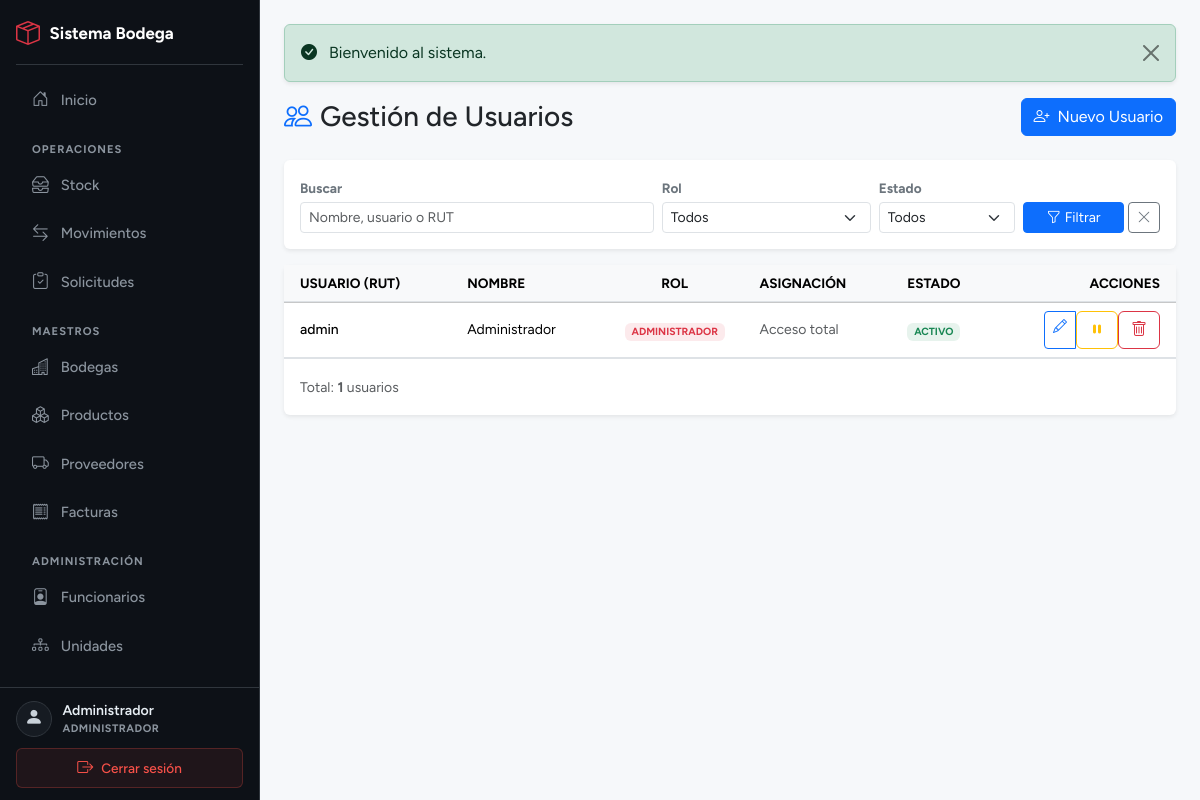
The page /modulos/usuarios/usuarios_lista.php (signed in) on the database its author committed.
### tables this page shows
CREATE TABLE usuarios (
    id             INT UNSIGNED AUTO_INCREMENT PRIMARY KEY,
    id_funcionario INT UNSIGNED NULL,
    nombre         VARCHAR(150) NOT NULL,
    email          VARCHAR(150) NULL,
    usuario        VARCHAR(80)  NOT NULL,
    clave_hash     VARCHAR(255) NOT NULL,
    rol            ENUM('admin','bodega','solicitante') NOT NULL,
    id_bodega      INT UNSIGNED NULL,
    id_unidad      INT UNSIGNED NULL,
    estado         TINYINT(1)   NOT NULL DEFAULT 1,
    created_at     DATETIME     NOT NULL DEFAULT CURRENT_TIMESTAMP,
    UNIQUE KEY uq_usuarios_usuario (usuario),
    KEY idx_usuarios_funcionario (id_funcionario),
    KEY idx_usuarios_bodega (id_bodega),
    KEY idx_usuarios_unidad (id_unidad),
    CONSTRAINT fk_usuarios_funcionario FOREIGN KEY (id_funcionario) REFERENCES funcionarios (id) ON DELETE SET NULL,
    CONSTRAINT fk_usuarios_bodega FOREIGN KEY (id_bodega) REFERENCES bodegas (id) ON DELETE SET NULL,
    CONSTRAINT fk_usuarios_unidad FOREIGN KEY (id_unidad) REFERENCES unidades_organizacionales (id) ON DELETE SET NULL
);

### modulos/usuarios/usuarios_lista.php (the view, shortened to what the rows shown need)
<?php
require_once __DIR__ . '/../../inc/db.php';
require_once __DIR__ . '/../../inc/auth.php';
require_once __DIR__ . '/../../inc/functions.php';
$where  = array("1=1");
$params = array();
$whereSql = implode(' AND ', $where);
$sql = "SELECT u.id, u.nombre, u.usuario, u.rol, u.estado,
               f.rut AS funcionario_rut,
               b.nombre AS bodega_nombre,
               un.nombre AS unidad_nombre
        FROM usuarios u
        LEFT JOIN funcionarios f           ON f.id  = u.id_funcionario
        LEFT JOIN bodegas b                ON b.id  = u.id_bodega
        LEFT JOIN unidades_organizacionales un ON un.id = u.id_unidad
        WHERE $whereSql
        ORDER BY u.id DESC";
$stmt = $pdo->prepare($sql);
$stmt->execute($params);
$usuarios = $stmt->fetchAll();
require_once __DIR__ . '/../../inc/header.php';
?>
<div class="d-flex justify-content-between align-items-center mb-4 flex-wrap gap-2">
    <h1 class="h3 mb-0 text-gray-800">
        <i class="bi bi-people text-primary me-2"></i>Gestión de Usuarios
    </h1>
</div>
<div class="card shadow-sm border-0">
    <div class="card-body p-0">
        <div class="table-responsive">
            <table class="table table-hover align-middle mb-0">
                <thead class="table-light text-secondary fs-md" >
                    <tr>
                        <th class="px-3 py-2">USUARIO (RUT)</th>
                        <th class="py-2">NOMBRE</th>
                        <th class="py-2 text-center">ROL</th>
                        <th class="py-2">ASIGNACIÓN</th>
                        <th class="py-2 text-center">ESTADO</th>
                        <th class="px-3 py-2 text-end">ACCIONES</th>
                    </tr>
                </thead>
                <tbody>
                <?php if (!$usuarios): ?>
                    <tr>
                        <td colspan="6" class="text-center text-muted py-4">
                            <i class="bi bi-inbox fs-3 d-block mb-1"></i>
                            No se encontraron usuarios.
                        </td>
                    </tr>
                <?php else: ?>
                    <?php foreach ($usuarios as $u):
                        $rolLabel = array(
                            'admin'       => array('Administrador', 'bg-danger bg-opacity-10 text-danger'),
                            'bodega'      => array('Encargado',     'bg-primary bg-opacity-10 text-primary'),
                            'solicitante' => array('Solicitante',   'bg-info bg-opacity-10 text-info'),
                            'consulta'    => array('Consulta',      'bg-secondary bg-opacity-10 text-secondary'),
                            'auditor'     => array('Auditor',       'bg-warning bg-opacity-10 text-warning'),
                        );
                        $rolInfo = isset($rolLabel[$u['rol']]) ? $rolLabel[$u['rol']] : array($u['rol'], 'bg-secondary bg-opacity-10 text-secondary');
                        $asignacion = '—';
                        if ($u['rol'] === 'bodega' && $u['bodega_nombre']) {
                            $asignacion = '<i class="bi bi-buildings text-primary me-1"></i>' . h($u['bodega_nombre']);
                        } elseif ($u['rol'] === 'solicitante' && $u['unidad_nombre']) {
                            $asignacion = '<i class="bi bi-diagram-3 text-info me-1"></i>' . h($u['unidad_nombre']);
                        } elseif ($u['rol'] === 'admin') {
                            $asignacion = '<span class="text-muted">Acceso total</span>';
                        }
                    ?>
                    <tr>
                        <td class="px-3 small fw-medium"><?php echo h($u['usuario']); ?></td>
                        <td class="small">
                            <?php echo h($u['nombre']); ?>
                        </td>
                        <td class="text-center">
                            <span class="badge fs-2xs <?php echo $rolInfo[1]; ?>">
                                <?php echo strtoupper($rolInfo[0]); ?>
                            </span>
                        </td>
                        <td class="small text-muted"><?php echo $asignacion; ?></td>
                        <td class="text-center">
                            <?php if ((int)$u['estado'] === 1): ?>
                                <span class="badge bg-success bg-opacity-10 text-success fs-2xs" >ACTIVO</span>
                            <?php else: ?>
                                <span class="badge bg-secondary bg-opacity-10 text-secondary fs-2xs" >INACTIVO</span>
                            <?php endif; ?>
                        </td>
                        <td class="px-3 text-end">
                            <div class="btn-group btn-group-sm" role="group">
                                <a href="usuarios_editar.php?id=<?php echo (int)$u['id']; ?>"
                                   class="btn btn-outline-primary" title="Editar">
                                    <i class="bi bi-pencil"></i>
                                </a>
                                <form method="post" class="d-inline"
                                      onsubmit="return confirm('¿Cambiar estado de este usuario?');">
                                    <button type="submit" class="btn btn-outline-<?php echo ((int)$u['estado'] === 1) ? 'warning' : 'success'; ?>"
                                            title="<?php echo ((int)$u['estado'] === 1) ? 'Desactivar' : 'Activar'; ?>">
                                        <i class="bi bi-<?php echo ((int)$u['estado'] === 1) ? 'pause-fill' : 'play-fill'; ?>"></i>
                                    </button>
                                </form>
                                <form method="post" class="d-inline"
                                      onsubmit="return confirm('¿Eliminar definitivamente? Esta acción no se puede deshacer.');">
                                    <button type="submit" class="btn btn-outline-danger" title="Eliminar">
                                        <i class="bi bi-trash"></i>
                                    </button>
                                </form>
                            </div>
                        </td>
                    </tr>
                    <?php endforeach; ?>
                <?php endif; ?>
                </tbody>
            </table>
        </div>
    </div>
</div>
<?php require_once __DIR__ . '/../../inc/footer.php'; ?>

### inc/header.php (shortened to what the rows shown need)
<?php
require_once __DIR__ . '/auth.php';
require_once __DIR__ . '/functions.php';
$user  = current_user();
$current_script = $_SERVER['PHP_SELF'];
if (!function_exists('nav_active')) {
    function nav_active($needle) {
        global $current_script;
        return (strpos($current_script, $needle) !== false) ? 'active' : '';
    }
}
$rolLabels = array(
    'admin'       => 'Administrador',
    'bodega'      => 'Encargado',
    'solicitante' => 'Solicitante'
);
$rolLabel = ($user && isset($rolLabels[$user['rol']])) ? $rolLabels[$user['rol']] : '';
?>
<!DOCTYPE html>
<html lang="es">
<head>
    <link href="https://cdn.jsdelivr.net/npm/bootstrap@5.3.2/dist/css/bootstrap.min.css" rel="stylesheet">
    <link rel="stylesheet" href="https://cdn.jsdelivr.net/npm/bootstrap-icons@1.11.1/font/bootstrap-icons.css">
    <link rel="stylesheet" href="<?php echo BASE_URL; ?>/static/css/app.css">
</head>
<body>
<div class="layout-wrapper">
    <?php if ($user): ?>
    <aside class="sidebar" id="sidebar">
        <div class="sidebar-header">
            <div class="sidebar-header-row">
                <a href="<?php echo BASE_URL; ?>/index.php" class="sidebar-brand">
                    <i class="bi bi-box-seam"></i>
                    <span>Sistema Bodega</span>
                </a>
            </div>
            <hr>
        </div>
        <div class="sidebar-nav">
            <ul class="nav nav-pills flex-column">
                <li>
                    <a href="<?php echo BASE_URL; ?>/index.php" class="nav-link <?php echo (strpos($current_script, BASE_URL . '/index.php') !== false) ? 'active' : ''; ?>">
                        <i class="bi bi-house-door"></i> Inicio
                    </a>
                </li>
                <?php if (is_admin()): ?>
                    <li class="nav-section">Operaciones</li>
                    <li>
                        <a href="<?php echo BASE_URL; ?>/modulos/stock_lista.php" class="nav-link <?php echo nav_active('stock_lista'); ?>">
                            <i class="bi bi-inboxes"></i> Stock
                        </a>
                    </li>
                    <li>
                        <a href="<?php echo BASE_URL; ?>/modulos/movimientos/movimientos_lista.php" class="nav-link <?php echo nav_active('movimientos_'); ?>">
                            <i class="bi bi-arrow-left-right"></i> Movimientos
                        </a>
                    </li>
                    <li>
                        <a href="<?php echo BASE_URL; ?>/modulos/movimientos/solicitudes_lista.php" class="nav-link <?php echo nav_active('solicitudes'); ?>">
                            <i class="bi bi-clipboard-check"></i> Solicitudes
                        </a>
                    </li>
                    <li class="nav-section">Maestros</li>
                    <li>
                        <a href="<?php echo BASE_URL; ?>/modulos/bodegas/bodegas_lista.php" class="nav-link <?php echo nav_active('/bodegas/'); ?>">
                            <i class="bi bi-buildings"></i> Bodegas
                        </a>
                    </li>
                    <li>
                        <a href="<?php echo BASE_URL; ?>/modulos/productos/productos_lista.php" class="nav-link <?php echo nav_active('/productos/'); ?>">
                            <i class="bi bi-boxes"></i> Productos
                        </a>
                    </li>
                    <li>
                        <a href="<?php echo BASE_URL; ?>/modulos/proveedores/proveedores_lista.php" class="nav-link <?php echo nav_active('/proveedores/'); ?>">
                            <i class="bi bi-truck"></i> Proveedores
                        </a>
                    </li>
                    <li>
                        <a href="<?php echo BASE_URL; ?>/modulos/facturas/facturas_lista.php" class="nav-link <?php echo nav_active('/facturas/'); ?>">
                            <i class="bi bi-receipt"></i> Facturas
                        </a>
                    </li>
                    <li class="nav-section">Administración</li>
                    <li>
                        <a href="<?php echo BASE_URL; ?>/modulos/funcionarios/funcionarios_lista.php" class="nav-link <?php echo nav_active('/funcionarios/'); ?>">
                            <i class="bi bi-person-badge"></i> Funcionarios
                        </a>
                    </li>
                    <li>
                        <a href="<?php echo BASE_URL; ?>/modulos/unidades/unidades_lista.php" class="nav-link <?php echo nav_active('/unidades/'); ?>">
                            <i class="bi bi-diagram-3"></i> Unidades
                        </a>
                    </li>
                <?php endif; ?>
            </ul>
        </div>
        <div class="sidebar-footer">
            <div class="user-info">
                <div class="user-avatar">
                    <i class="bi bi-person-fill"></i>
                </div>
                <div class="user-details">
                    <div class="user-name"><?php echo h($user['nombre']); ?></div>
                    <div class="user-role"><?php echo h($rolLabel ? $rolLabel : $user['rol']); ?></div>
                </div>
            </div>
            <a href="<?php echo BASE_URL; ?>/logout.php" class="btn-logout">
                <i class="bi bi-box-arrow-right"></i>
                Cerrar sesión
            </a>
        </div>
    </aside>
    <?php endif; ?>
    <div class="main-content" id="mainContent">
        <main class="content-scrollable">

### rows shown on the page
usuarios: nombre "Administrador", rol "ADMINISTRADOR", usuario "admin", shows "Acceso total", estado "ACTIVO"

### other values the page prints
$flash['message'] "Bienvenido al sistema."
count($usuarios) "1"
